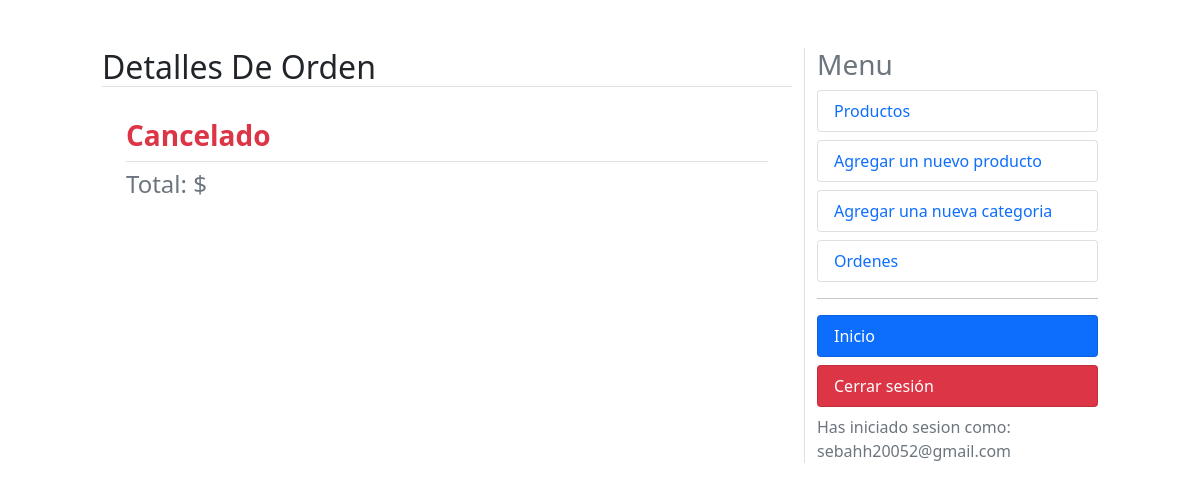
The page /dashboard/orders/detail/9 (signed in) on the database as committed earlier.
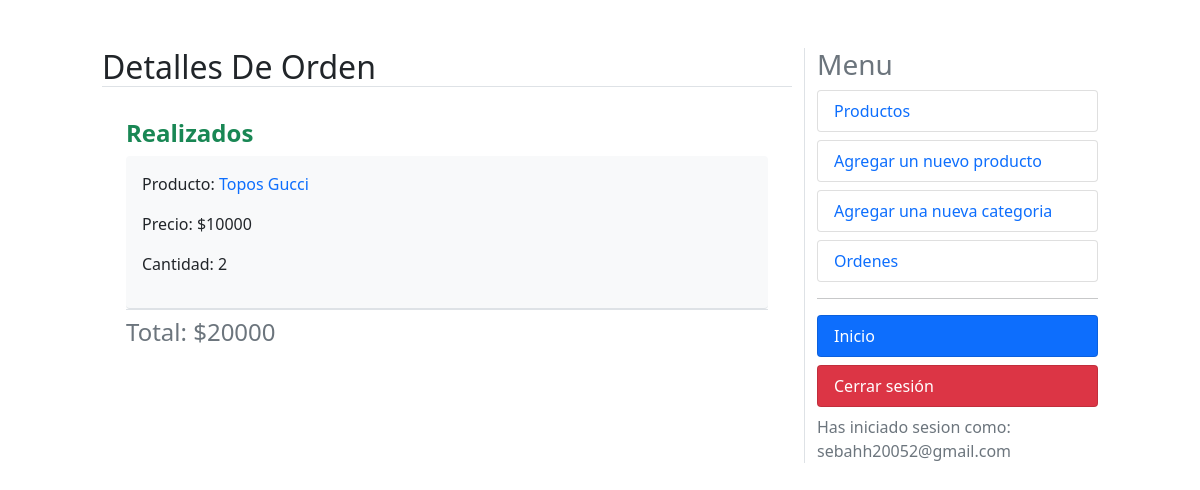
The same page on the database as committed later.
### orders/models.py (models this page shows, shortened)
class OrderItem(models.Model):
    order = models.ForeignKey(Order, on_delete=models.CASCADE, related_name='items')
    product = models.ForeignKey(Product, on_delete=models.CASCADE, related_name='order_items')
    price = models.IntegerField()
    quantity = models.SmallIntegerField(default=1)
    def get_cost(self):
        return self.price * self.quantity

class Order(models.Model):
    user = models.ForeignKey(User, on_delete=models.CASCADE, related_name='orders')
    created = models.DateTimeField(auto_now_add=True)
    updated = models.DateTimeField(auto_now=True)
    status = models.BooleanField(default=False)
    class Meta:
        ordering = ('-created',)
    @property
    def get_total_price(self):
        total = sum(item.get_cost() for item in self.items.all())
        return total

### shop/models.py (models this page shows, shortened)
class Product(models.Model):
    category = models.ForeignKey(Category, on_delete=models.CASCADE, related_name='category')
    image = models.ImageField(upload_to='products')
    title = models.CharField(max_length=250)
    description = models.TextField()
    price = models.IntegerField()
    date_created = models.DateTimeField(auto_now_add=True)
    slug = models.SlugField(unique=True)
    stock = models.PositiveIntegerField(default=0)
    class Meta:
        ordering = ('-date_created',)
    def get_absolute_url(self):
        return reverse('shop:product_detail', kwargs={'slug':self.slug})

### dashboard/views.py (the view)
# urls.py: path('orders/detail/<int:id>', views.order_detail, name='order_detail'),
@user_passes_test(is_manager)
@login_required
def order_detail(request, id):
    order = Order.objects.filter(id=id).first()
    items = OrderItem.objects.filter(order=order).all()
    context = {'title':'detalles de orden', 'items':items, 'order':order}
    return render(request, 'order_detail.html', context)

### cart/utils/cart.py (called while the page is built)
    def __iter__(self):
        product_ids = self.cart.keys()
        products = Product.objects.filter(id__in=product_ids)
        cart = self.cart.copy()
        for product in products:
            cart[str(product.id)]['product'] = product
        for item in cart.values():
            item['total_price'] = int(item['price']) * int(item['quantity'])
            yield item

    def add_cart_session(self):
        cart = self.session.get(CART_SESSION_ID)
        if not cart:
            cart = self.session[CART_SESSION_ID] = {}
        return cart

### dashboard/views.py (called while the page is built)
def is_manager(user):
    try:
        if not user.is_manager:
            raise Http404
        return True
    except:
        raise Http404

### online_shop/context_processors.py (called while the page is built)
def return_cart(request):
    cart = len(list(Cart(request)))
    return {'cart_count': cart}

def return_categories(request):
    categories = Category.objects.all()
    return {'categories': categories}

### dashboard/templates/order_detail.html
{% extends "dashboard.html" %}
{% block content %}
{% if order.status %}
    <h4><b class="text-success">Realizados</b></h4>
{% else %}
    <h3><b class="text-danger">Cancelado</b></h3>
{% endif %}
{% for item in items  %}
<div class="bg-light rounded border-bottom p-3">
    <p>Producto:<a class="text-decoration-none" href="{{ item.product.get_absolute_url }}"> {{item.product.title}}</a></p>
    <p>Precio: ${{item.price}}</p>
    <p>Cantidad: {{item.quantity}}</p>
</div>
{% endfor %}
<h4 class="border-top pt-2 text-muted">Total: ${{ order.get_total_price }}</h4>
{% endblock %}

Rows that differ between the two databases and show on the page:
added OrderItem: product "Topos Gucci", price "10000", quantity "2"
added Order: get_total_price "20000"
Other text that changed with them:
text no longer shown: "Cancelado"
text now shown: "Realizados"
